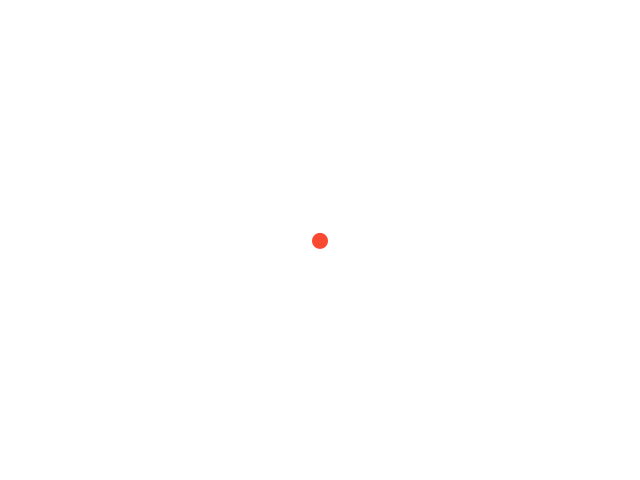
Frame 1 (no input)
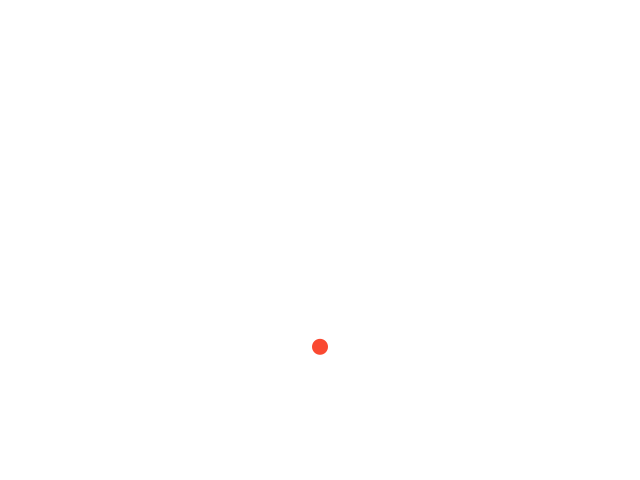
Frame 60 (the mouse pressed at the canvas centre just before this capture)
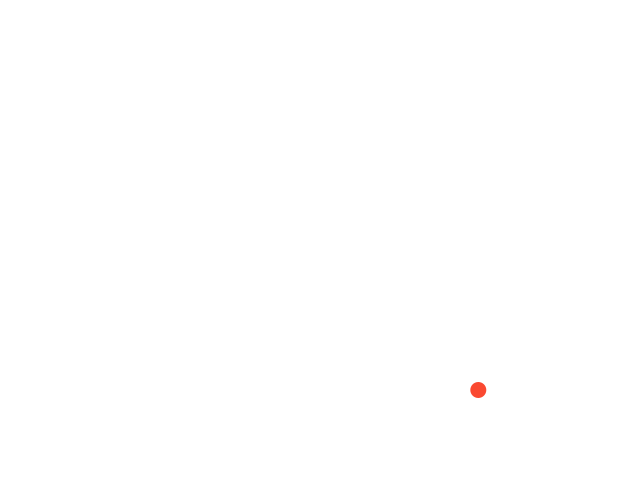
Frame 120 (the mouse held since frame 60 and released just before this capture)

The Processing sketch that drew these frames (run headless with seeded random() and noise(); from frame 60 on, the mouse is pressed at the canvas centre):

// Processing sketch: applyingForce
// ── applyingForce.pde
//Global Variables
Mover m;

void setup() {
        size(640,480);
        pixelDensity(2);
        m = new Mover();
}

void draw() {
        background(255);

        PVector gravity = new PVector(0,0.9);
        m.applyForce(gravity);
        if (mousePressed) {
                PVector wind = new PVector(0.3,0.0);
                m.applyForce(wind);
        }


        m.update();
        m.edges();
        m.display();
}

// ── mover.pde
class Mover {
PVector location, velocity, acceleration;

Mover(){
        location = new PVector(width/2,height/2);
        velocity = new PVector(0,0);
        acceleration = new PVector(0,0);
}
void update(){
        velocity.add(acceleration);
        location.add(velocity);
        // Clean acceleration each frame
        acceleration.mult(0);
        // velocity.limit(5);
}

void applyForce(PVector force){
        acceleration.add(force);
}

void edges() {

        if (location.x > width) {
                location.x = width;
                velocity.x *= -1;
        } else if (location.x < 0) {
                velocity.x *= -1;
                location.x = 0;
        }

        if (location.y > height) {
                velocity.y *= -1;
                location.y = height;
        } else if (location.y < 0) {
                velocity.y *= -1;
                location.y = 0;
        }

}

void display(){
        noStroke();
        fill(#fa4931);
        ellipse(location.x,location.y,16,16);
}


}
